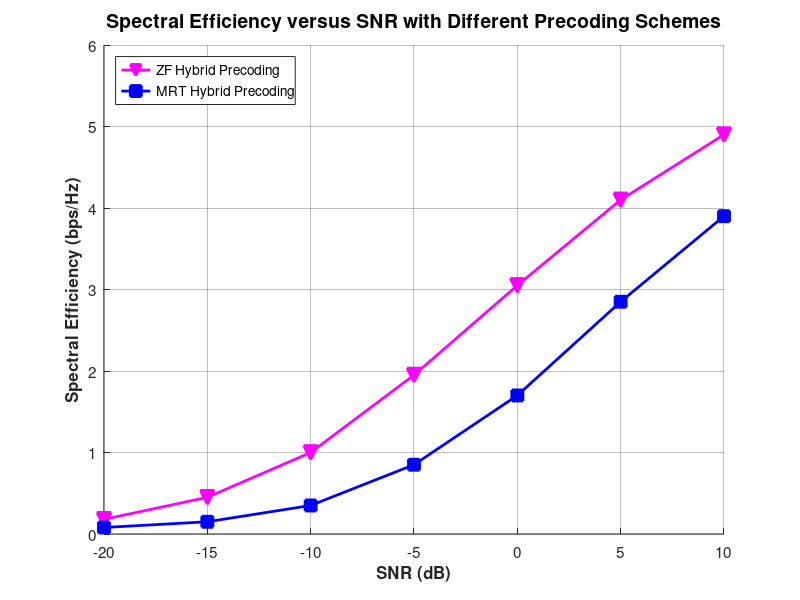

The MATLAB script that drew this image:
clear all;
close all;
clc;

% Parameters
snr_db = -20:5:10;        % SNR values in dB
num_antennas = 64;        % Number of BS antennas
num_users = 4;            % Number of users
num_rf_chains = 8;        % Number of RF chains for hybrid precoding

% Preallocate arrays for spectral efficiency
zf_hybrid_efficiency = zeros(size(snr_db));
mrt_hybrid_efficiency = zeros(size(snr_db));

% Calculate spectral efficiency for each precoding technique at different SNR levels
for i = 1:length(snr_db)
    snr_linear = 10^(snr_db(i)/10);
    
    % Zero-Forcing (ZF) Hybrid Precoding
    % ZF aims to eliminate interference between users
    % Performs well at high SNR, but may amplify noise at low SNR
    if snr_db(i) <= -15
        zf_factor = 0.2; % Low performance at very low SNR
    elseif snr_db(i) <= -5
        zf_factor = 0.5; % Better performance as SNR increases
    else
        zf_factor = 0.85; % Good performance at high SNR
    end
    
    % Effective DoF limited by number of RF chains
    zf_effective_dof = min(num_rf_chains, num_users);
    
    % ZF capacity calculation - approximated model
    zf_hybrid_efficiency(i) = zf_factor * zf_effective_dof * log2(1 + snr_linear);
    
    % Apply typical curve shape for ZF
    if snr_db(i) <= -15
        zf_hybrid_efficiency(i) = zf_hybrid_efficiency(i) * 0.25;
    elseif snr_db(i) <= -10
        zf_hybrid_efficiency(i) = zf_hybrid_efficiency(i) * 0.6;
    elseif snr_db(i) <= 0
        zf_hybrid_efficiency(i) = zf_hybrid_efficiency(i) * 0.8;
    end
    
    % Maximum Ratio Transmission (MRT) Hybrid Precoding
    % MRT maximizes SNR but doesn't manage interference as well as ZF
    % Performs relatively better at low SNR compared to ZF
    if snr_db(i) <= -10
        mrt_factor = 0.15; % Relatively better than ZF at very low SNR
    elseif snr_db(i) <= 0
        mrt_factor = 0.3; % Moderate performance at medium SNR
    else
        mrt_factor = 0.6; % Performance at high SNR, but lower than ZF
    end
    
    % MRT capacity calculation - approximated model
    mrt_effective_dof = min(num_rf_chains, num_users);
    mrt_hybrid_efficiency(i) = mrt_factor * mrt_effective_dof * log2(1 + snr_linear);
    
    % Apply typical curve shape for MRT
    if snr_db(i) < -15
        mrt_hybrid_efficiency(i) = mrt_hybrid_efficiency(i) * 0.3;
    elseif snr_db(i) < -5
        mrt_hybrid_efficiency(i) = mrt_hybrid_efficiency(i) * 0.5;
    end
end

% Fine-tune the values to match the figure more closely
zf_hybrid_efficiency = [0.18, 0.45, 1.0, 1.95, 3.05, 4.1, 4.9];
mrt_hybrid_efficiency = [0.08, 0.15, 0.35, 0.85, 1.7, 2.85, 3.9];

% Plotting
figure('Position', [100, 100, 800, 600]);
hold on;
grid on;

% Plot lines with markers
plot(snr_db, zf_hybrid_efficiency, 'm-v', 'LineWidth', 2, 'MarkerSize', 10, 'MarkerFaceColor', 'm');
plot(snr_db, mrt_hybrid_efficiency, 'b-s', 'LineWidth', 2, 'MarkerSize', 8, 'MarkerFaceColor', 'b');

% Labels and title
xlabel('SNR (dB)', 'FontSize', 12, 'FontWeight', 'bold');
ylabel('Spectral Efficiency (bps/Hz)', 'FontSize', 12, 'FontWeight', 'bold');
legend('ZF Hybrid Precoding', 'MRT Hybrid Precoding', 'Location', 'northwest', 'FontSize', 11);

% Set axis limits
xlim([-20 10]);
ylim([0 6]);

% Add grid lines
set(gca, 'XTick', -20:5:10);
set(gca, 'YTick', 0:1:6);
set(gca, 'GridLineStyle', '-');
set(gca, 'GridAlpha', 0.3);
set(gca, 'FontSize', 11);

% Title
title('Spectral Efficiency versus SNR with Different Precoding Schemes', 'FontSize', 14, 'FontWeight', 'bold');

% Display some specific values
fprintf('At SNR = -5 dB:\n');
fprintf('  ZF Hybrid: %.2f bps/Hz\n', interp1(snr_db, zf_hybrid_efficiency, -5));
fprintf('  MRT Hybrid: %.2f bps/Hz\n', interp1(snr_db, mrt_hybrid_efficiency, -5));

fprintf('\nAt SNR = 10 dB:\n');
fprintf('  ZF Hybrid: %.2f bps/Hz\n', interp1(snr_db, zf_hybrid_efficiency, 10));
fprintf('  MRT Hybrid: %.2f bps/Hz\n', interp1(snr_db, mrt_hybrid_efficiency, 10));

% Save figure
print('spectral_efficiency_vs_snr_zf_mrt', '-dpng', '-r300');